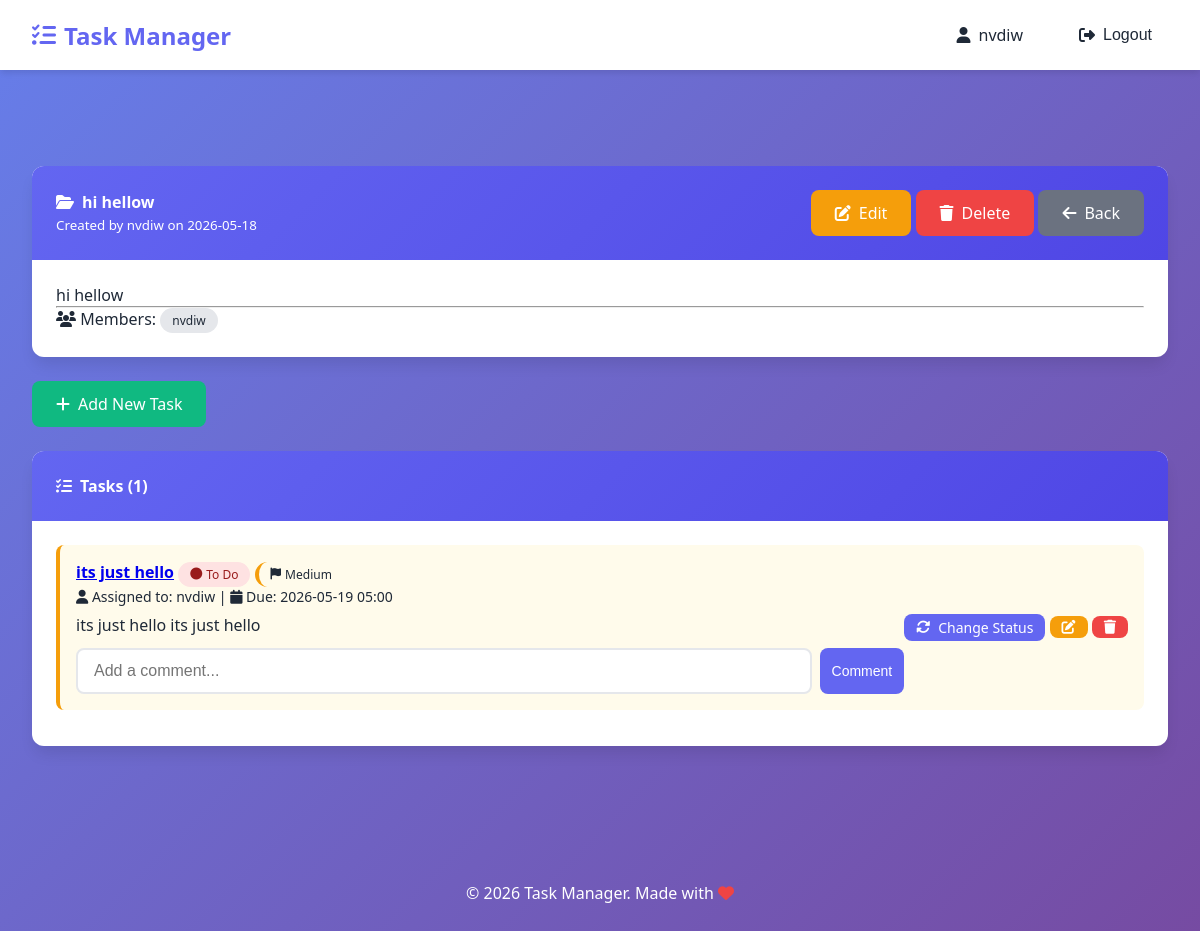
Before: /projects/2/ (signed in) with the older database file.
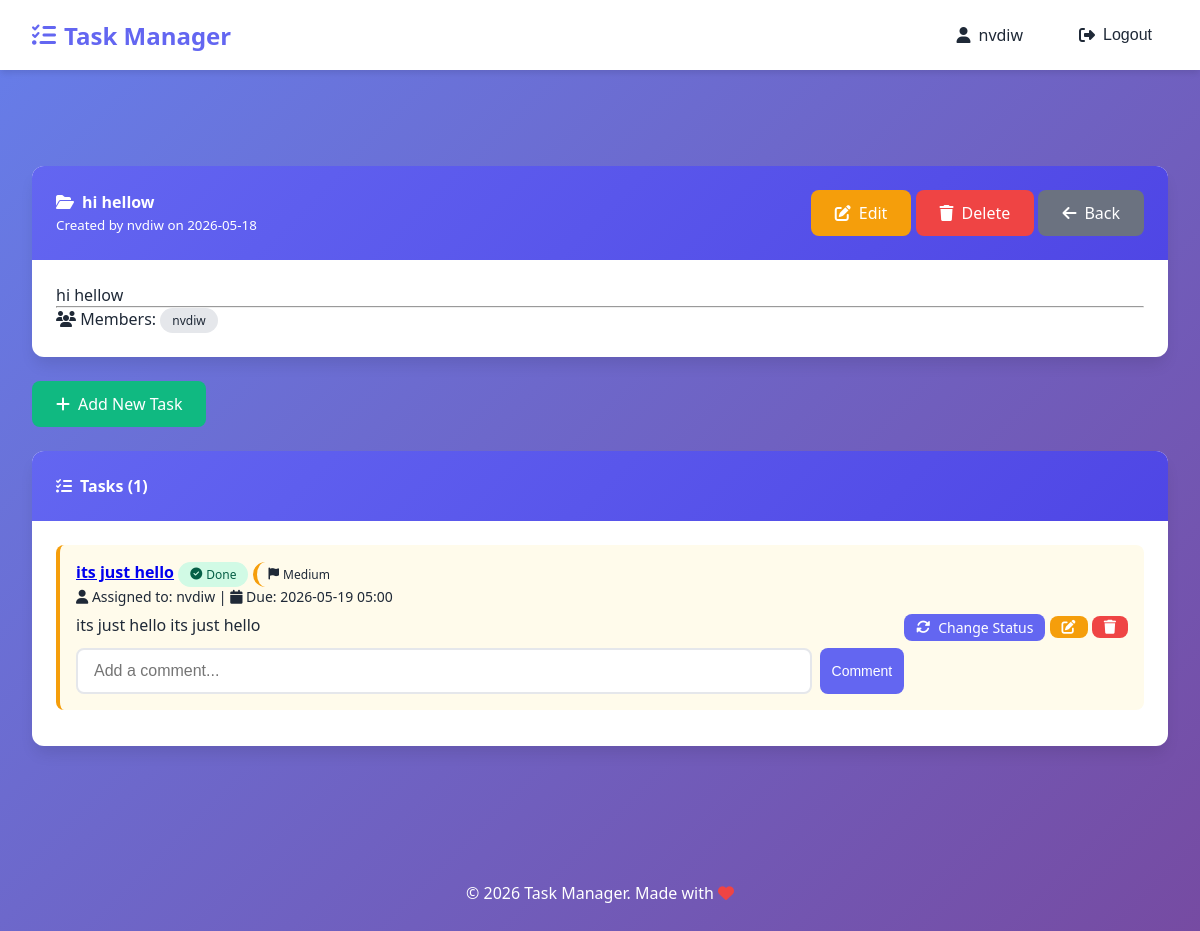
After: the same page with the newer database file.
### tasks/models.py (models this page shows, shortened)
class Task(models.Model):
    class Status(models.TextChoices):
        TODO = 'TODO', 'To Do'
        IN_PROGRESS = 'IN_PROGRESS', 'In Progress'
        DONE = 'DONE', 'Done'
    class Priority(models.TextChoices):
        LOW = 'LOW', 'Low'
        MEDIUM = 'MEDIUM', 'Medium'
        HIGH = 'HIGH', 'High'
        URGENT = 'URGENT', 'Urgent'
    title = models.CharField(max_length=200, verbose_name="Task Title")
    description = models.TextField(verbose_name="Description", blank=True)
    project = models.ForeignKey(
        Project,
        on_delete=models.CASCADE,
        related_name='tasks',
        verbose_name="Related Project"
    )
    assigned_to = models.ForeignKey(
        User,
        on_delete=models.SET_NULL,
        null=True,
        blank=True,
        related_name='assigned_tasks',
        verbose_name="Assigned To"
    )
    created_by = models.ForeignKey(
        User,
        on_delete=models.CASCADE,
        related_name='created_tasks',
        verbose_name="Created By"
    )
    status = models.CharField(
        max_length=20,
        choices=Status.choices,
        default=Status.TODO,
        verbose_name="Status"
    )
    priority = models.CharField(
        max_length=20,
        choices=Priority.choices,
        default=Priority.MEDIUM,
        verbose_name="Priority"
    )
    deadline = models.DateTimeField(
        null=True,
        blank=True,
        verbose_name="Deadline"
    )
    created_at = models.DateTimeField(auto_now_add=True, verbose_name="Created At")
    updated_at = models.DateTimeField(auto_now=True, verbose_name="Last Updated")
    class Meta:
        verbose_name = "Task"
        verbose_name_plural = "Tasks"
        ordering = ['-priority', 'deadline']

### tasks/views.py (the view)
# urls.py: path('projects/<int:pk>/', views.project_detail, name='project_detail'),
@login_required
def project_detail(request, pk):
    project = get_object_or_404(Project, pk=pk)
    if request.user not in project.members.all() and request.user != project.created_by:
        messages.error(request, 'You do not have access to this project.')
        return redirect('tasks:project_list')
    tasks = project.tasks.all()
    return render(request, 'tasks/project_detail.html', {
        'project': project,
        'tasks': tasks,
    })

### templates/tasks/project_detail.html (shortened to what the changed rows need)
{% extends 'base.html' %}
{% block content %}
<div class="card">
    <div class="card-body">
        {% if tasks %}
            {% for task in tasks %}
                <div class="task-item priority-{{ task.priority|lower }}">
                    <div style="flex: 1;">
                        <div>
                            <strong>
                                <a href="{% url 'tasks:task_edit' task.pk %}">{{ task.title }}</a>
                            </strong>
                            <span class="status-badge status-{{ task.status|lower }}">
                                <i class="fas fa-{% if task.status == 'TODO' %}circle{% elif task.status == 'IN_PROGRESS' %}spinner{% else %}check-circle{% endif %}"></i>
                                {{ task.get_status_display }}
                            </span>
                            <span class="badge priority-{{ task.priority|lower }}">
                                <i class="fas fa-flag"></i> {{ task.get_priority_display }}
                            </span>
                        </div>
                        <div class="text-muted" style="font-size: 0.875rem;">
                            <i class="fas fa-user"></i> Assigned to: {{ task.assigned_to.username|default:"Unassigned" }}
                            {% if task.deadline %}
                                | <i class="fas fa-calendar"></i> Due: {{ task.deadline|date:"Y-m-d H:i" }}
                            {% endif %}
                        </div>
                        {% if task.description %}
                            <div class="text-muted" style="margin-top: 0.5rem;">{{ task.description|truncatewords:15 }}</div>
                        {% endif %}
                        <div style="margin-top: 0.75rem;">
                            <form method="post" action="{% url 'tasks:comment_add' task.pk %}" style="margin-top: 0.5rem; display: flex; gap: 0.5rem;">
                                <input type="text" name="text" class="form-control" placeholder="Add a comment..." style="flex: 1;">
                                <button type="submit" class="btn btn-primary btn-sm">Comment</button>
                            </form>
                        </div>
                    </div>
                    <div>
                        <a href="{% url 'tasks:task_toggle_status' task.pk %}" class="btn btn-primary btn-sm">
                            <i class="fas fa-sync-alt"></i> Change Status
                        </a>
                        <a href="{% url 'tasks:task_edit' task.pk %}" class="btn btn-warning btn-sm">
                            <i class="fas fa-edit"></i>
                        </a>
                        <a href="{% url 'tasks:task_delete' task.pk %}" class="btn btn-danger btn-sm" onclick="return confirm('Delete this task?')">
                            <i class="fas fa-trash"></i>
                        </a>
                    </div>
                </div>
            {% endfor %}
        {% else %}
            <div class="text-center" style="padding: 2rem;">
                <i class="fas fa-check-circle" style="font-size: 3rem; color: var(--gray);"></i>
                <p>No tasks yet. Click "Add New Task" to get started!</p>
            </div>
        {% endif %}
    </div>
</div>
{% endblock %}

Changed rows visible on the page:
changed Task "its just hello": status "To Do" → "Done"
